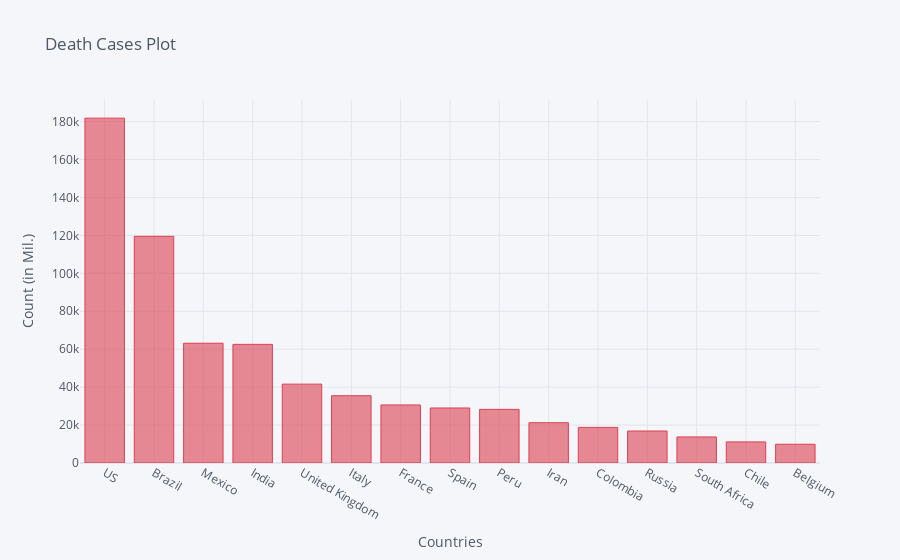

The notebook cell this image was saved under:
### Code cell
death_df2_plot.iplot(kind='bar', x='Country/Region', y='8/28/20',color='red',
                    title='Death Cases Plot',xTitle='Countries',yTitle='Count (in Mil.)')

### Figure 1 — Plotly figure (JSON) as saved in the notebook; plotly's stock layout.template omitted (floating-point values rounded to 4 significant figures)
{"data": [{"marker": {"color": "rgba(219, 64, 82, 0.6)", "line": {"color": "rgba(219, 64, 82, 1.0)", "width": 1}}, "name": "8/28/20", "orientation": "v", "text": "", "type": "bar", "x": ["US", "Brazil", "Mexico", "India", "United Kingdom", "Italy", "France", "Spain", "Peru", "Iran", "Colombia", "Russia", "South Africa", "Chile", "Belgium"], "y": [181800, 119504, 63146, 62550, 41573, 35472, 30601, 29011, 28277, 21249, 18766, 16866, 13743, 11132, 9886]}], "layout": {"legend": {"bgcolor": "#F5F6F9", "font": {"color": "#4D5663"}}, "paper_bgcolor": "#F5F6F9", "plot_bgcolor": "#F5F6F9", "title": {"font": {"color": "#4D5663"}, "text": "Death Cases Plot"}, "xaxis": {"gridcolor": "#E1E5ED", "showgrid": true, "tickfont": {"color": "#4D5663"}, "title": {"font": {"color": "#4D5663"}, "text": "Countries"}, "zerolinecolor": "#E1E5ED"}, "yaxis": {"gridcolor": "#E1E5ED", "showgrid": true, "tickfont": {"color": "#4D5663"}, "title": {"font": {"color": "#4D5663"}, "text": "Count (in Mil.)"}, "zerolinecolor": "#E1E5ED"}}}
